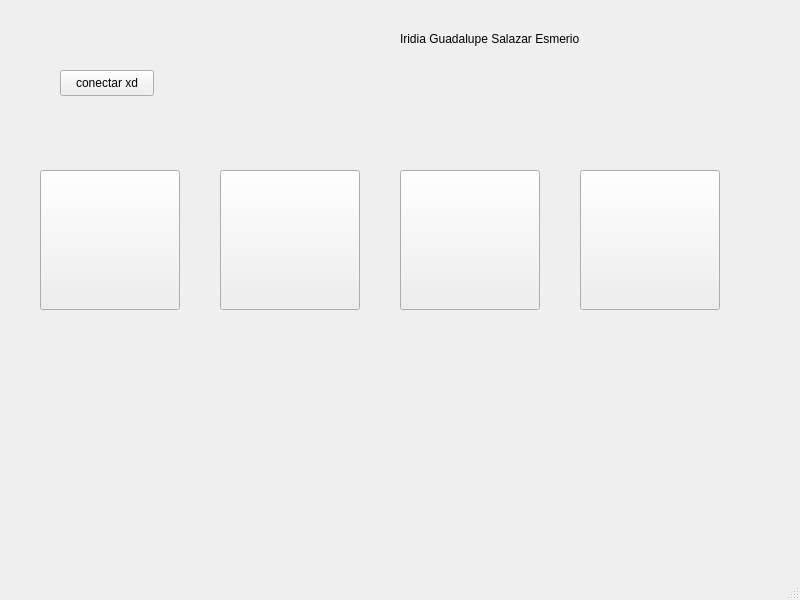
<?xml version="1.0" encoding="UTF-8"?>
<ui version="4.0">
 <class>MainWindow</class>
 <widget class="QMainWindow" name="MainWindow">
  <property name="geometry">
   <rect>
    <x>0</x>
    <y>0</y>
    <width>800</width>
    <height>600</height>
   </rect>
  </property>
  <property name="baseSize">
   <size>
    <width>140</width>
    <height>140</height>
   </size>
  </property>
  <property name="windowTitle">
   <string>MainWindow</string>
  </property>
  <property name="iconSize">
   <size>
    <width>140</width>
    <height>140</height>
   </size>
  </property>
  <property name="tabShape">
   <enum>QTabWidget::TabShape::Triangular</enum>
  </property>
  <widget class="QWidget" name="centralwidget">
   <widget class="QPushButton" name="pushButton">
    <property name="geometry">
     <rect>
      <x>40</x>
      <y>170</y>
      <width>140</width>
      <height>140</height>
     </rect>
    </property>
    <property name="minimumSize">
     <size>
      <width>140</width>
      <height>140</height>
     </size>
    </property>
    <property name="baseSize">
     <size>
      <width>140</width>
      <height>140</height>
     </size>
    </property>
    <property name="text">
     <string/>
    </property>
    <property name="checkable">
     <bool>true</bool>
    </property>
   </widget>
   <widget class="QPushButton" name="pushButton_2">
    <property name="geometry">
     <rect>
      <x>60</x>
      <y>70</y>
      <width>94</width>
      <height>26</height>
     </rect>
    </property>
    <property name="text">
     <string>conectar xd</string>
    </property>
   </widget>
   <widget class="QPushButton" name="pushButton_3">
    <property name="geometry">
     <rect>
      <x>220</x>
      <y>170</y>
      <width>140</width>
      <height>140</height>
     </rect>
    </property>
    <property name="minimumSize">
     <size>
      <width>140</width>
      <height>140</height>
     </size>
    </property>
    <property name="baseSize">
     <size>
      <width>140</width>
      <height>140</height>
     </size>
    </property>
    <property name="text">
     <string/>
    </property>
    <property name="checkable">
     <bool>true</bool>
    </property>
   </widget>
   <widget class="QPushButton" name="pushButton_4">
    <property name="geometry">
     <rect>
      <x>400</x>
      <y>170</y>
      <width>140</width>
      <height>140</height>
     </rect>
    </property>
    <property name="minimumSize">
     <size>
      <width>140</width>
      <height>140</height>
     </size>
    </property>
    <property name="baseSize">
     <size>
      <width>140</width>
      <height>140</height>
     </size>
    </property>
    <property name="text">
     <string/>
    </property>
    <property name="checkable">
     <bool>true</bool>
    </property>
   </widget>
   <widget class="QPushButton" name="pushButton_5">
    <property name="geometry">
     <rect>
      <x>580</x>
      <y>170</y>
      <width>140</width>
      <height>140</height>
     </rect>
    </property>
    <property name="minimumSize">
     <size>
      <width>140</width>
      <height>140</height>
     </size>
    </property>
    <property name="baseSize">
     <size>
      <width>140</width>
      <height>140</height>
     </size>
    </property>
    <property name="text">
     <string/>
    </property>
    <property name="checkable">
     <bool>true</bool>
    </property>
   </widget>
   <widget class="QLabel" name="label">
    <property name="geometry">
     <rect>
      <x>400</x>
      <y>30</y>
      <width>241</width>
      <height>18</height>
     </rect>
    </property>
    <property name="text">
     <string>Iridia Guadalupe Salazar Esmerio</string>
    </property>
   </widget>
  </widget>
  <widget class="QStatusBar" name="statusbar"/>
 </widget>
 <resources/>
 <connections/>
</ui>
